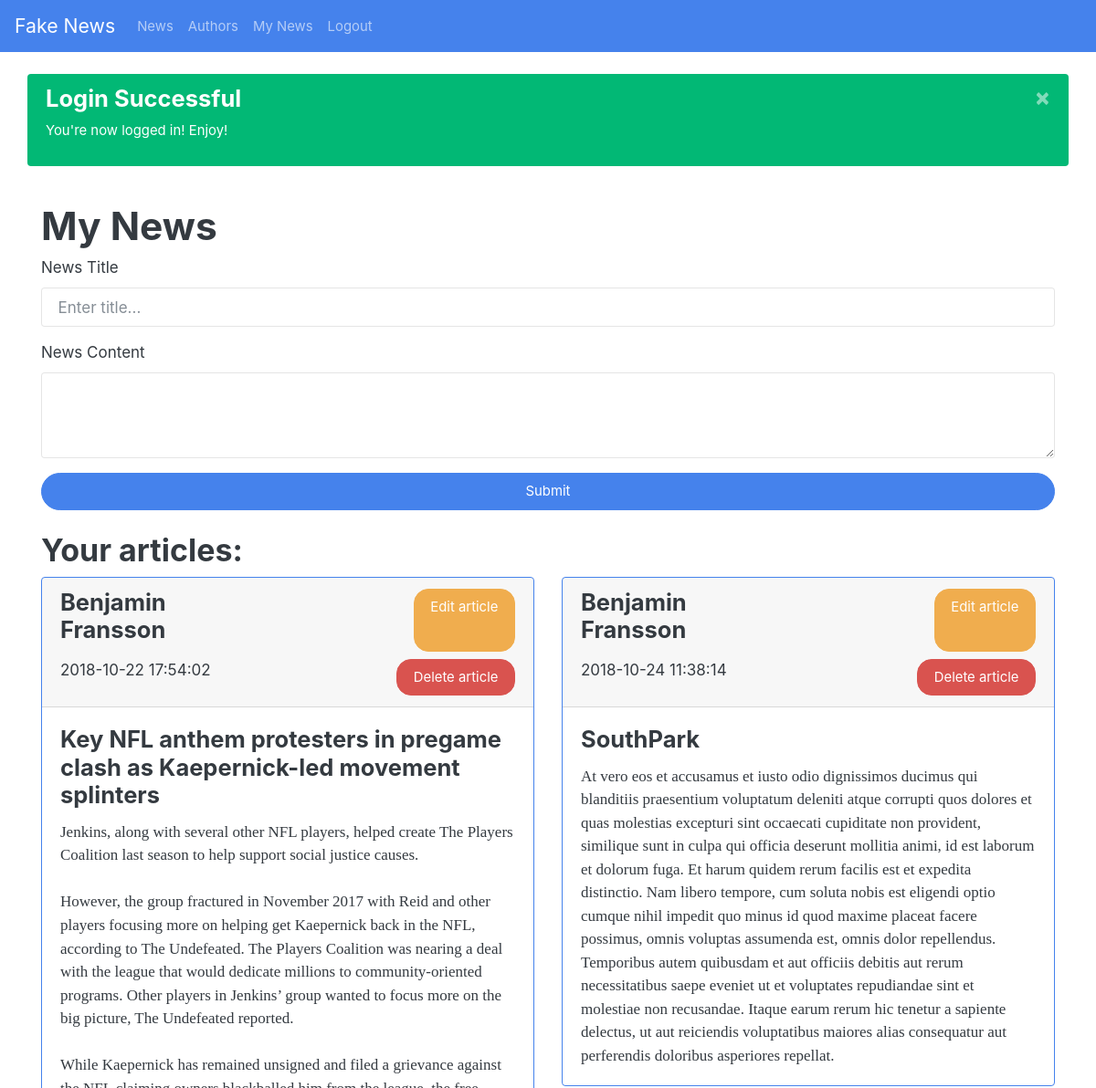
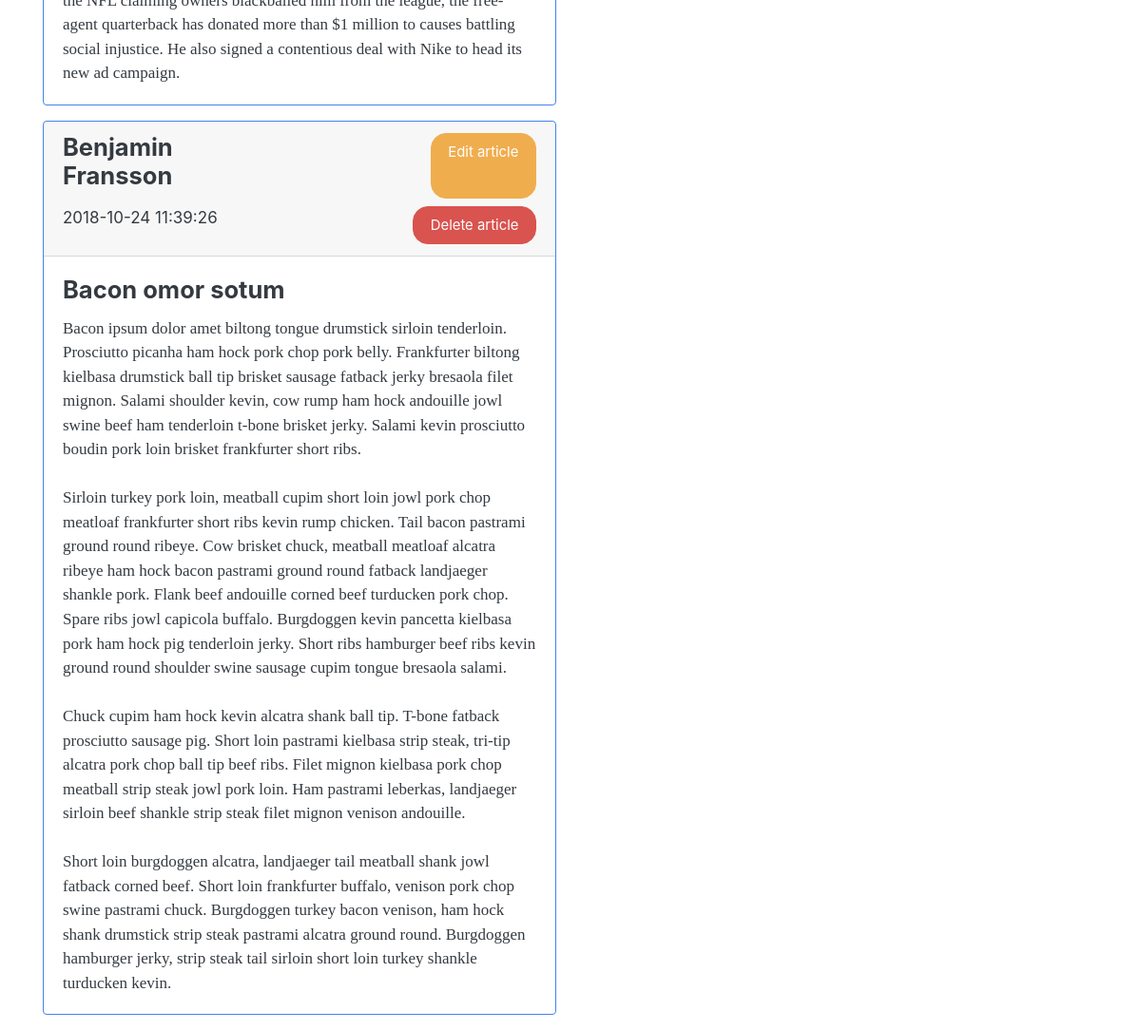
The app's page /my_news.php (signed in) with its own data (2 pictures, top to bottom).
### tables this page shows
CREATE TABLE news (
                id INTEGER PRIMARY KEY AUTOINCREMENT,
                title TEXT NOT NULL,
                content TEXT NOT NULL,
                author INTEGER,
                likes INTEGER NOT NULL,
                date TIMESTAMP NOT NULL DEFAULT CURRENT_TIMESTAMP,
                FOREIGN KEY (id) REFERENCES authors(id)
                );

### my_news.php (called while the page is built, shortened)
<?php
require_once $_SERVER['DOCUMENT_ROOT'].'/database/db.php';
$title = 'My News';
$db = new connectToDatabase;
$query = 'SELECT * FROM news WHERE author=:id;';
$params = [
    ':id' => $_SESSION['user']['id']
];
$articles = $db->getData($query, $params);
require_once $_SERVER['DOCUMENT_ROOT'].'/components/head.php';
require_once $_SERVER['DOCUMENT_ROOT'].'/components/nav.php';
require_once $_SERVER['DOCUMENT_ROOT'].'/components/messages.php';
require_once $_SERVER['DOCUMENT_ROOT'].'/content/my_news.php';
require_once $_SERVER['DOCUMENT_ROOT'].'/components/footer.php';

### database/db.php (called while the page is built, shortened)
<?php
class ConnectToDatabase
{
    private $pdo;
    public function __construct()
    {
        $this->fileName = $_SERVER['DOCUMENT_ROOT'].'/database/fake-news.db';
        $dsn = "sqlite:$this->fileName";
        $this->pdo = new PDO($dsn);
        $this->pdo->setAttribute(PDO::ATTR_ERRMODE,
                            PDO::ERRMODE_EXCEPTION);
        $this->pdo->exec('CREATE TABLE IF NOT EXISTS authors (
                id INTEGER PRIMARY KEY AUTOINCREMENT,
                name TEXT NOT NULL,
                email TEXT NOT NULL,
                password TEXT NOT NULL,
                date TIMESTAMP NOT NULL DEFAULT CURRENT_TIMESTAMP
                );');
        $this->pdo->exec('CREATE TABLE IF NOT EXISTS news (
                id INTEGER PRIMARY KEY AUTOINCREMENT,
                title TEXT NOT NULL,
                content TEXT NOT NULL,
                author INTEGER,
                likes INTEGER NOT NULL,
                date TIMESTAMP NOT NULL DEFAULT CURRENT_TIMESTAMP,
                FOREIGN KEY (id) REFERENCES authors(id)
                );');
    }
    public function getData(string $query, ?array $params = []): array
    {
        $sth = $this->pdo->prepare($query);
        $sth->execute($params);
        return $sth->fetchAll(PDO::FETCH_ASSOC);
    }
}

### content/my_news.php (the view, shortened to what this page needs)
<main>
    <div class="container mt-4">
        <div class="row">
            <div class="col">
                <h1>
                    <?=$title?>
                </h1>
            </div>
        </div>
        <div class="row">
            <div class="col">
                <form action="/processing/news/create.php" method="post">
                    <fieldset>
                        <div class="form-group">
                            <label for="title">News Title</label>
                            <input type="text" class="form-control" name="title" id="title" placeholder="Enter title..." required>
                        </div>
                        <div class="form-group">
                            <label for="content">News Content</label>
                            <textarea class="form-control" name="content" id="content" rows="3" required></textarea>
                        </div>
                        <button type="submit" class="btn btn-lg btn-primary btn-block">Submit</button>
                    </fieldset>
                </form>
            </div>
        </div>
        <?php if (!$articles): ?>
        <div class="row mt-4">
            <div class="col">
                <h2>You have not created any news yet! Get started!</h2>
            </div>
        </div>
        <?php else: ?>
        <div class="row mt-4">
            <div class="col">
                <h2>Your articles:</h2>
            </div>
        </div>
        <?php endif;?>
        <div class="row">
            <?php foreach ($articles as $article): ?>
                <div class="col-12 col-lg-6">
                    <div class="card border-primary mb-3">
                        <div class="card-header">
                            <div class="row">
                                <div class="col"><h4><?= $_SESSION['user']['name']; ?></h4></div>
                                <div class="col d-flex justify-content-end"><a class="btn btn-warning " href="/processing/news/edit.php?id=<?= $article['id']; ?>">Edit article</a></div>
                            </div>
                            <div class="row mt-2">
                                <div class="col"><?= $article['date']; ?></div>
                                <div class="col d-flex justify-content-end"><a class="btn btn-danger" href="/processing/news/delete.php?id=<?= $article['id']; ?>">Delete article</a></div>
                            </div>
                        </div>
                        <div class="card-body">
                            <h4 class="card-title">
                                <?= $article['title']; ?>
                            </h4>
                            <p class="card-text">
                                <?= $article['content']; ?>
                            </p>
                        </div>
                    </div>
                </div>
            <?php endforeach;?>
        </div>
    </div>
</main>

### records on screen
news: date "2018-10-22 17:54:02", title "Key NFL anthem protesters in pregame clash as Kaepernick-led movement splinters", content "Jenkins, along with several other NFL players, helped create The Players Coalition last season to help support social justice causes. However, the group fractured in November 2017 with Reid and other players focusing more on helping get Kaepernick back in the NFL, according to The Undefeated. The Players Coalition was nearing a deal with the league that would dedicate millions to community-oriented programs. Other players in Jenkins’ group wanted to focus more on the big picture, The Undefeated reported. While Kaepernick has remained unsigned and filed a grievance against the NFL claiming owners blackballed him from the league, the free-agent quarterback has donated more than $1 million to…"
news: date "2018-10-24 11:38:14", title "SouthPark", content "At vero eos et accusamus et iusto odio dignissimos ducimus qui blanditiis praesentium voluptatum deleniti atque corrupti quos dolores et quas molestias excepturi sint occaecati cupiditate non provident, similique sunt in culpa qui officia deserunt mollitia animi, id est laborum et dolorum fuga. Et harum quidem rerum facilis est et expedita distinctio. Nam libero tempore, cum soluta nobis est eligendi optio cumque nihil impedit quo minus id quod maxime placeat facere possimus, omnis voluptas assumenda est, omnis dolor repellendus. Temporibus autem quibusdam et aut officiis debitis aut rerum necessitatibus saepe eveniet ut et voluptates repudiandae sint et molestiae non recusandae. Itaque…"
news: date "2018-10-24 11:39:26", title "Bacon omor sotum", content "Bacon ipsum dolor amet biltong tongue drumstick sirloin tenderloin. Prosciutto picanha ham hock pork chop pork belly. Frankfurter biltong kielbasa drumstick ball tip brisket sausage fatback jerky bresaola filet mignon. Salami shoulder kevin, cow rump ham hock andouille jowl swine beef ham tenderloin t-bone brisket jerky. Salami kevin prosciutto boudin pork loin brisket frankfurter short ribs. Sirloin turkey pork loin, meatball cupim short loin jowl pork chop meatloaf frankfurter short ribs kevin rump chicken. Tail bacon pastrami ground round ribeye. Cow brisket chuck, meatball meatloaf alcatra ribeye ham hock bacon pastrami ground round fatback landjaeger shankle pork. Flank beef andouille…"

### other values on screen
$mess['title'] "Login Successful"
$mess['content'] "You're now logged in! Enjoy!"
$title "My News"
